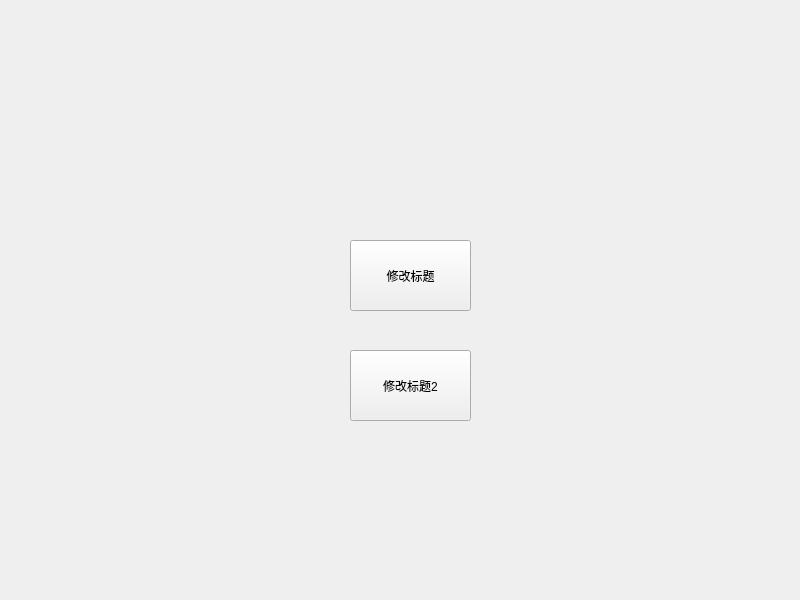
<?xml version="1.0" encoding="UTF-8"?>
<ui version="4.0">
 <class>Widget</class>
 <widget class="QWidget" name="Widget">
  <property name="geometry">
   <rect>
    <x>0</x>
    <y>0</y>
    <width>800</width>
    <height>600</height>
   </rect>
  </property>
  <property name="windowTitle">
   <string>Widget</string>
  </property>
  <widget class="QPushButton" name="pushButton">
   <property name="geometry">
    <rect>
     <x>350</x>
     <y>240</y>
     <width>121</width>
     <height>71</height>
    </rect>
   </property>
   <property name="text">
    <string>修改标题</string>
   </property>
  </widget>
  <widget class="QPushButton" name="pushButton_2">
   <property name="geometry">
    <rect>
     <x>350</x>
     <y>350</y>
     <width>121</width>
     <height>71</height>
    </rect>
   </property>
   <property name="text">
    <string>修改标题2</string>
   </property>
  </widget>
 </widget>
 <resources/>
 <connections/>
</ui>
